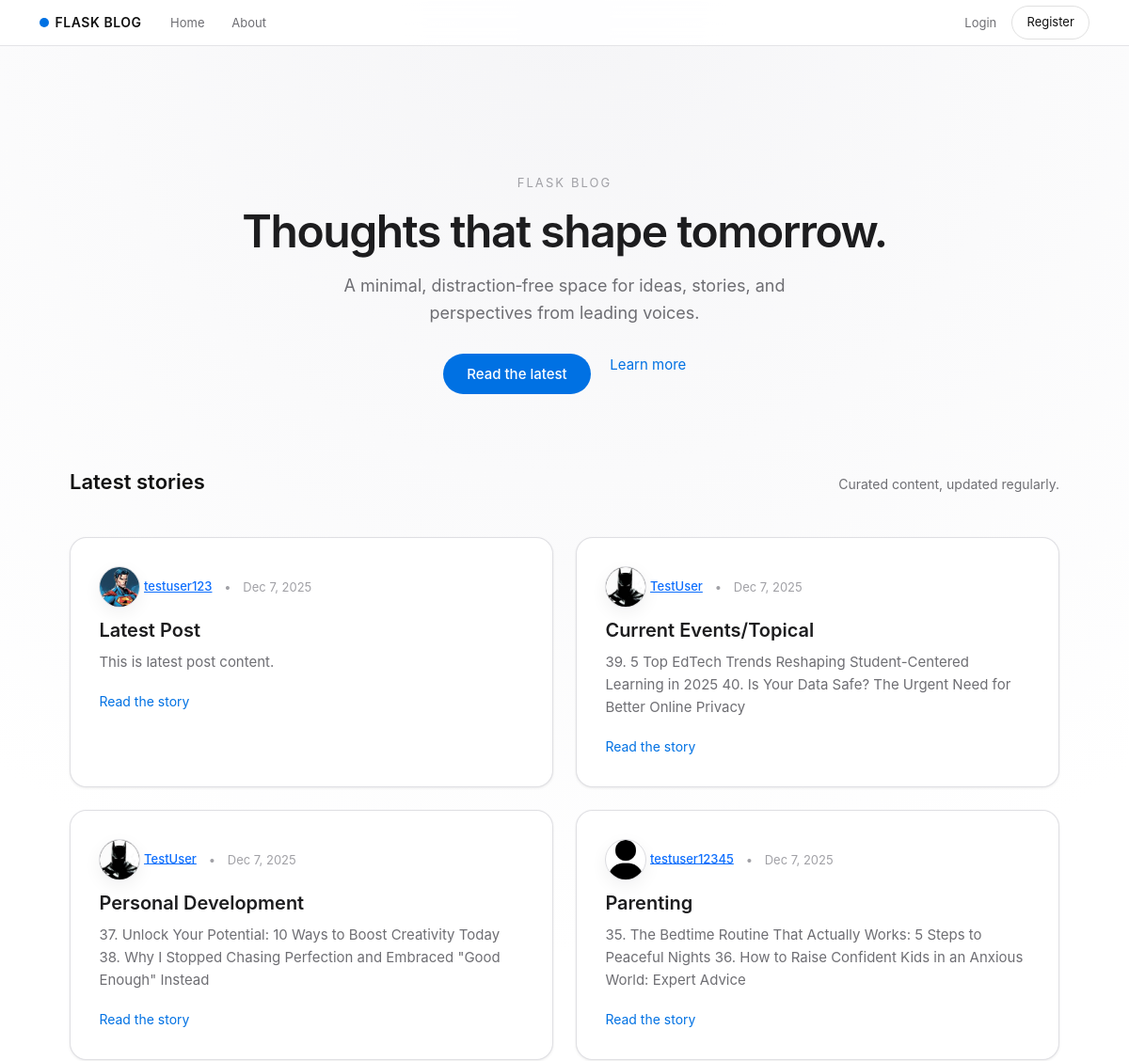
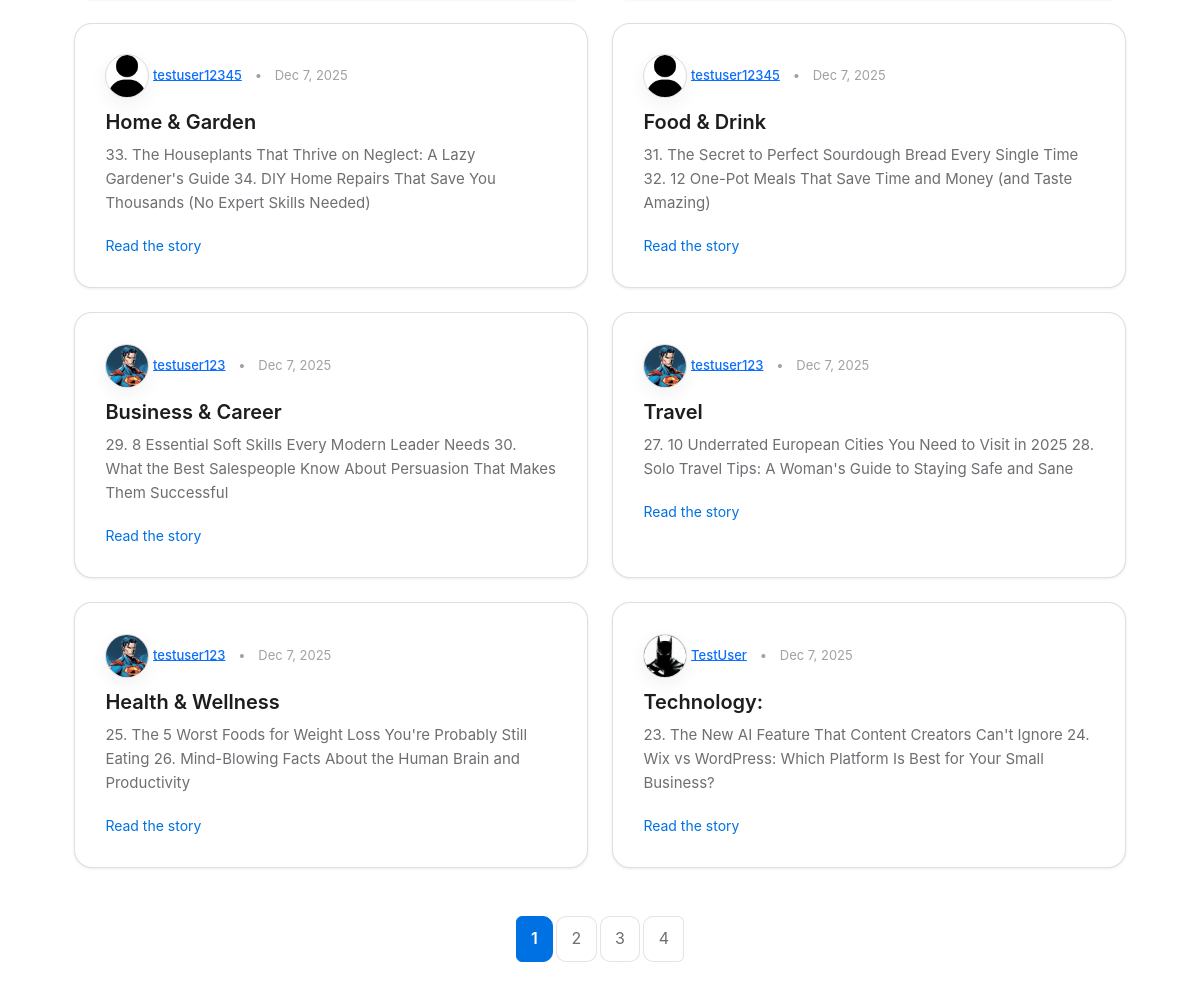
The page /home on the database its author committed (2 pictures, top to bottom).
### flaskblog/models.py (models this page shows, shortened)
class Post(db.Model):
    id = db.Column(db.Integer, primary_key = True)
    title = db.Column(db.String(100), nullable=False)
    date_posted = db.Column(db.DateTime(timezone=True), nullable=False, default=lambda: datetime.now(timezone.utc))
    content = db.Column(db.Text, nullable=False)
    user_id = db.Column(db.Integer, db.ForeignKey('user.id'), nullable=False)

class User(db.Model, UserMixin):
    id = db.Column(db.Integer, primary_key = True)
    username = db.Column(db.String(20), unique=True, nullable=False)
    email = db.Column(db.String(120), unique=True, nullable=False)
    image_file = db.Column(db.String(20), nullable=False, default='default.jpg')
    password = db.Column(db.String(60), nullable=False)
    posts = db.relationship('Post', backref='author', lazy=True)

### flaskblog/main/routes.py (the view)
@main.route("/")
@main.route("/home")
def home():
    page = request.args.get('page', 1, type=int)
    posts = Post.query.order_by(Post.date_posted.desc()).paginate(page=page, per_page=10)
    return render_template("home.html", posts=posts)

### flaskblog/templates/home.html
{% extends "layout.html" %} {% block content %}
<section class="hero text-center">
  <p class="hero-eyebrow">Flask Blog</p>
  <h1 class="hero-title">Thoughts that shape tomorrow.</h1>
  <p class="hero-subtitle">
    A minimal, distraction‑free space for ideas, stories, and perspectives from
    leading voices.
  </p>
  <div class="hero-cta">
    <a href="#stories" class="hero-link primary">Read the latest</a>
    <a href="/about" class="hero-link secondary">Learn more</a>
  </div>
</section>
<section id="stories" class="stories-section">
  <div class="section-header">
    <h2 class="section-title">Latest stories</h2>
    <p class="section-subtitle">Curated content, updated regularly.</p>
  </div>
  <div class="row g-4">
    {% for post in posts.items %}
    <div class="col-md-6">
      <article class="story-tile">
        <div class="story-meta">
          <span class="author-wrap">
            <img
              class="story-avatar"
              src="{{ url_for('static', filename='profile_pics/' ~ post.author.image_file) }}"
              alt="{{ post.author.username }}'s avatar"
            />
            <a
              class="story-author"
              href="{{ url_for('users.user_posts', username=post.author.username) }}"
              >{{ post.author.username }}</a
            >
          </span>
          <span class="story-dot">•</span>
          <span class="story-date"
            >{{ post.date_posted.strftime('%b %-d, %Y') }}</span
          >
        </div>
        <h3 class="story-title">{{ post.title }}</h3>
        <p class="story-excerpt">{{ post.content }}</p>
        <a
          href="{{ url_for('posts.post', post_id=post.id) }}"
          class="story-link"
          >Read the story</a
        >
      </article>
    </div>
    {% endfor %}
  </div>
  {% if posts.pages > 1 %}
  <div class="pagination-wrapper text-center mt-5">
    <nav>
      <ul class="pagination justify-content-center">
        {% for page_num in posts.iter_pages(left_edge=1, right_edge=1,
        left_current=1, right_current=2) %} {% if page_num %} {% if posts.page
        == page_num %}
        <li class="page-item active">
          <a class="page-link" href="{{ url_for('main.home', page=page_num) }}"
            >{{ page_num }}</a
          >
        </li>
        {% else %}
        <li class="page-item">
          <a class="page-link" href="{{ url_for('main.home', page=page_num) }}"
            >{{ page_num }}</a
          >
        </li>
        {% endif %} {% else %}
        <li class="page-item disabled"><span class="page-link">…</span></li>
        {% endif %} {% endfor %}
      </ul>
    </nav>
  </div>
  {% endif %}
</section>
{% endblock content %}

### flaskblog/templates/layout.html (shortened to what this page needs)
<!DOCTYPE html>
<html lang="en">
<head>
    <link href="https://cdn.jsdelivr.net/npm/bootstrap@5.3.0/dist/css/bootstrap.min.css" rel="stylesheet">
    <link rel="stylesheet" type="text/css" href="{{ url_for('static', filename='main.css') }}">
</head>
<body>
    <header class="site-header">
      <nav class="navbar navbar-expand-lg navbar-light fixed-top apple-nav">
        <div class="container">
          <a class="navbar-brand" href="/">
            <span class="brand-dot"></span>
            <span class="brand-text">Flask Blog</span>
          </a>
          <div class="collapse navbar-collapse justify-content-center" id="navbarToggle">
            <ul class="navbar-nav main-nav">
              <li class="nav-item"><a class="nav-link" href="/">Home</a></li>
              <li class="nav-item"><a class="nav-link" href="{{ url_for('main.about') }}">About</a></li>
            </ul>
            <div class="navbar-nav ms-auto auth-links">
              {% if current_user.is_authenticated %}
                <a class="nav-link" href="{{ url_for('posts.new_post') }}">New Post</a>
                <a class="nav-link" href="{{ url_for('users.account') }}">Account</a>
                <a class="nav-link" href="{{ url_for('users.logout') }}">Logout</a>
              {% else %}
                <a class="nav-link" href="{{ url_for('users.login') }}">Login</a>
                <a class="nav-link pill-link" href="{{ url_for('users.register') }}">Register</a>
              {% endif %}
            </div>
          </div>
        </div>
      </nav>
    </header>
    <main role="main" class="container main-container">
      {% block content %}{% endblock %}
</body>
</html>

### flaskblog/static/main.css (style rules this page uses)
:root { --primary-color: #111111; --primary-muted: #1d1d1f; --accent-color: #0071e3; --accent-soft: #e8f0ff; --text-primary: #111111; --text-secondary: #6e6e73; --text-tertiary: #a1a1a6; --bg-primary: #ffffff; --bg-secondary: #fbfbfd; --bg-elevated: #ffffff; --border-color: #d2d2d7; --radius-soft: 18px; --shadow-soft: 0 18px 40px rgba(0, 0, 0, 0.08); --shadow-subtle: 0 1px 3px rgba(0, 0, 0, 0.08); }
* { margin: 0; padding: 0; box-sizing: border-box; }
body { font-family: -apple-system, BlinkMacSystemFont, "SF Pro Text", system-ui, "Segoe UI", Roboto, "Helvetica Neue", Arial, sans-serif; background: radial-gradient(circle at top, #f5f5f7 0, #ffffff 45%); color: var(--text-primary); line-height: 1.6; -webkit-font-smoothing: antialiased; -moz-osx-font-smoothing: grayscale; }
h1, h2, h3, h4, h5, h6 { color: var(--text-primary); font-weight: 600; line-height: 1.2; margin-bottom: 1rem; }
.site-header { margin-bottom: 0; }
.apple-nav { background: rgba(255, 255, 255, 0.9) !important; backdrop-filter: saturate(180%) blur(20px); border-bottom: 1px solid rgba(210, 210, 215, 0.6); padding: 0.35rem 0; }
.navbar-brand { font-size: 14px; font-weight: 600; letter-spacing: 0.04em; text-transform: uppercase; display: flex; align-items: center; gap: 0.4rem; color: var(--text-primary) !important; }
.brand-dot { width: 10px; height: 10px; border-radius: 50%; background: var(--accent-color); }
.brand-text { color: var(--text-primary); }
.main-nav .nav-link { font-size: 13px; color: var(--text-secondary) !important; padding: 0.25rem 0.9rem !important; }
.auth-links .nav-link { font-size: 13px; color: var(--text-secondary) !important; }
.auth-links .pill-link { padding: 0.3rem 0.95rem !important; border-radius: 999px; border: 1px solid rgba(0, 0, 0, 0.12); margin-left: 0.5rem; color: var(--text-primary) !important; display: inline-flex; align-items: center; justify-content: center; line-height: 1; }
.main-container { margin-top: 4.5rem; padding: 3.5rem 0 4rem; }
.hero, .about-hero { max-width: 800px; margin: 0 auto 4rem auto; padding: 3.5rem 1.5rem 1rem; }
.hero-eyebrow { font-size: 13px; letter-spacing: 0.16em; text-transform: uppercase; color: var(--text-tertiary); margin-bottom: 0.75rem; }
.hero-title { font-size: 48px; font-weight: 600; letter-spacing: -0.03em; margin-bottom: 1rem; color: var(--primary-muted); }
.hero-subtitle { font-size: 18px; color: var(--text-secondary); max-width: 36rem; margin: 0 auto 1.75rem auto; }
.hero-cta { display: flex; justify-content: center; gap: 1.25rem; flex-wrap: wrap; }
.hero-link { font-size: 15px; text-decoration: none; }
.hero-link.primary { color: #ffffff; background: var(--accent-color); padding: 0.6rem 1.6rem; border-radius: 999px; font-weight: 500; }
.hero-link.secondary { color: var(--accent-color); }
.stories-section { max-width: 1100px; margin: 0 auto; padding: 0 1.5rem; }
.section-header { display: flex; align-items: baseline; justify-content: space-between; gap: 1.5rem; margin-bottom: 1.75rem; }
.section-title { font-size: 22px; font-weight: 600; }
.section-subtitle { font-size: 14px; color: var(--text-secondary); }
.story-tile { background: var(--bg-elevated); border-radius: var(--radius-soft); padding: 1.9rem 1.9rem 1.8rem; border: 1px solid rgba(210, 210, 215, 0.7); box-shadow: var(--shadow-subtle); transition: transform 0.3s ease, box-shadow 0.3s ease, border-color 0.3s ease; height: 100%; }
.story-meta { font-size: 13px; color: var(--text-tertiary); margin-bottom: 0.75rem; display: flex; align-items: center; gap: 0.5rem; }
.story-author { font-weight: 500; }
.story-dot { margin: 0 0.3rem; }
.story-title { font-size: 20px; font-weight: 600; margin-bottom: 0.6rem; color: var(--primary-muted); }
.story-excerpt { font-size: 15px; color: var(--text-secondary); margin-bottom: 1.1rem; }
.story-link { font-size: 14px; color: var(--accent-color); text-decoration: none; }
.story-avatar { width: 44px; height: 44px; border-radius: 50%; object-fit: cover; border: 1px solid rgba(210, 210, 215, 0.8); box-shadow: 0 6px 18px rgba(15, 23, 42, 0.06); }
.pagination .page-link { border-radius: 10px; margin: 0 4px; padding: 0.55rem 0.9rem; color: var(--text-secondary); border: 1px solid rgba(210, 210, 215, 0.6); background: var(--bg-elevated); transition: all 0.2s ease; }
.pagination .active .page-link { color: #fff !important; background: var(--accent-color) !important; border-color: var(--accent-color) !important; font-weight: 600; }

### rows shown on the page
Post: image_file (picture), author.username "testuser123", date_posted "Dec 7, 2025", title "Latest Post", content "This is latest post content."
Post: image_file (picture), author.username "TestUser", date_posted "Dec 7, 2025", title "Current Events/Topical", content "39. 5 Top EdTech Trends Reshaping Student-Centered Learning in 2025 40. Is Your Data Safe? The Urgent Need for Better Online Privacy"
Post: image_file (picture), author.username "TestUser", date_posted "Dec 7, 2025", title "Personal Development", content "37. Unlock Your Potential: 10 Ways to Boost Creativity Today 38. Why I Stopped Chasing Perfection and Embraced \"Good Enough\" Instead"
Post: image_file (placeholder picture), author.username "testuser12345", date_posted "Dec 7, 2025", title "Parenting", content "35. The Bedtime Routine That Actually Works: 5 Steps to Peaceful Nights 36. How to Raise Confident Kids in an Anxious World: Expert Advice"
Post: image_file (placeholder picture), author.username "testuser12345", date_posted "Dec 7, 2025", title "Home & Garden", content "33. The Houseplants That Thrive on Neglect: A Lazy Gardener's Guide 34. DIY Home Repairs That Save You Thousands (No Expert Skills Needed)"
Post: image_file (placeholder picture), author.username "testuser12345", date_posted "Dec 7, 2025", title "Food & Drink", content "31. The Secret to Perfect Sourdough Bread Every Single Time 32. 12 One-Pot Meals That Save Time and Money (and Taste Amazing)"
Post: image_file (picture), author.username "testuser123", date_posted "Dec 7, 2025", title "Business & Career", content "29. 8 Essential Soft Skills Every Modern Leader Needs 30. What the Best Salespeople Know About Persuasion That Makes Them Successful"
Post: image_file (picture), author.username "testuser123", date_posted "Dec 7, 2025", title "Travel", content "27. 10 Underrated European Cities You Need to Visit in 2025 28. Solo Travel Tips: A Woman's Guide to Staying Safe and Sane"
Post: image_file (picture), author.username "testuser123", date_posted "Dec 7, 2025", title "Health & Wellness", content "25. The 5 Worst Foods for Weight Loss You're Probably Still Eating 26. Mind-Blowing Facts About the Human Brain and Productivity"
Post: image_file (picture), author.username "TestUser", date_posted "Dec 7, 2025", title "Technology:", content "23. The New AI Feature That Content Creators Can't Ignore 24. Wix vs WordPress: Which Platform Is Best for Your Small Business?"

### other values the page prints
{{ page_num }} "1"
{{ page_num }} "2" "3" "4"
